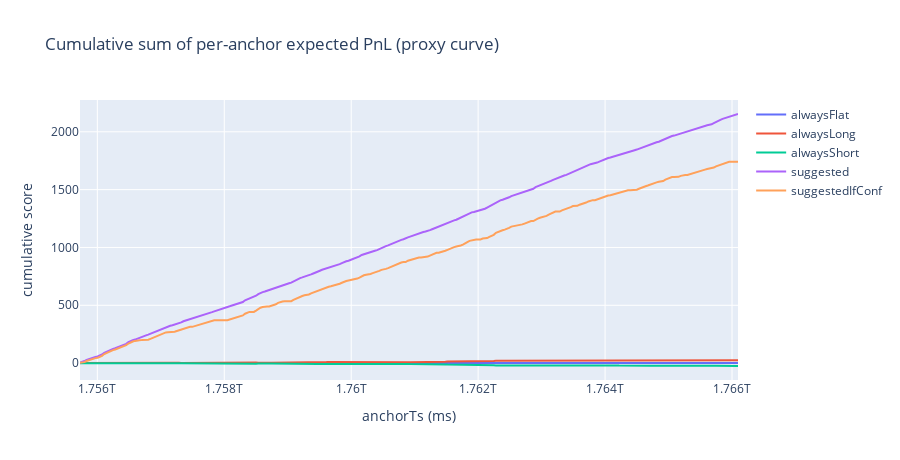

The code cell stored with this chart in its notebook:
### Code cell
fig = go.Figure()
for col, name in [
    ('cum_avg_flat', 'alwaysFlat'),
    ('cum_avg_long', 'alwaysLong'),
    ('cum_avg_short', 'alwaysShort'),
    ('cum_avg_suggested', 'suggested'),
    ('cum_avg_suggestedIfConf', 'suggestedIfConf'),
]:
    fig.add_trace(go.Scatter(x=wf_clean['anchorTs'], y=wf_clean[col], mode='lines', name=name))
fig.update_layout(title='Cumulative sum of per-anchor expected PnL (proxy curve)', xaxis_title='anchorTs (ms)', yaxis_title='cumulative score', height=460)
fig

### Figure 1 — Plotly figure (JSON) as saved in the notebook; plotly's stock layout.template omitted (floating-point values rounded to 4 significant figures; data arrays with more than 128 entries replaced by an {"elided": "..."} marker saying what was removed)
{"data": [{"mode": "lines", "name": "alwaysFlat", "type": "scatter", "x": {"elided": "300 int values"}, "y": {"elided": "300 float values"}}, {"mode": "lines", "name": "alwaysLong", "type": "scatter", "x": {"elided": "300 int values"}, "y": {"elided": "300 float values"}}, {"mode": "lines", "name": "alwaysShort", "type": "scatter", "x": {"elided": "300 int values"}, "y": {"elided": "300 float values"}}, {"mode": "lines", "name": "suggested", "type": "scatter", "x": {"elided": "300 int values"}, "y": {"elided": "300 float values"}}, {"mode": "lines", "name": "suggestedIfConf", "type": "scatter", "x": {"elided": "300 int values"}, "y": {"elided": "300 float values"}}], "layout": {"height": 460, "title": {"text": "Cumulative sum of per-anchor expected PnL (proxy curve)"}, "xaxis": {"title": {"text": "anchorTs (ms)"}}, "yaxis": {"title": {"text": "cumulative score"}}}}
